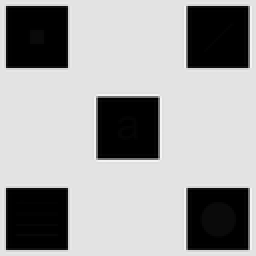
%> input picture Matlab/LocalHistogramEqualization/LocalHistIgnoringBoundary/HistEQMasking.tif, 128 x 128 px, shrunk from 512 x 512 before the run (shown 2 times larger)
$ octave --eval "histogram_equalization_masking;"   (GNU Octave 9; MATLAB toolbox functions it lacks are replaced by stand-ins)
%> lines starting %> are read from the running program, lines starting %| are printed output that depends on the picture
function histogram_equalization_masking
    clear all;
    close all;
    clc;

    %% Inputs
    inputImage = imread('HistEQMasking.tif');
%> inputImage is the input picture: size 128x128 uint8; min 0, max 245, mean 161
    [rows, cols] = size(inputImage);
%> rows = 128; cols = 128
    kernelSize = input('Enter Kernel Function dimensions = ');
%> the answer given: 3
    padSize = floor(kernelSize / 2);

    %% Histogram Equalization By Masking (Ignoring Boundary)
    outputImage = apply_histogram_equalization(inputImage, rows, cols, kernelSize, padSize);

    %% Plotting
    figure, imshow(inputImage); title('Main Image');
    figure, imshow(outputImage); title(['Output Image by Kernel Dimensions = ', num2str(kernelSize)]);
    figure, imhist(inputImage); title('Histogram of Input Image');
    figure, imhist(outputImage); title('Histogram of Output Image');
end

function outputImage = apply_histogram_equalization(inputImage, rows, cols, kernelSize, padSize)
%> called with rows = 128, cols = 128, kernelSize = 3, padSize = 1
    outputImage = zeros(rows - kernelSize + 1, cols - kernelSize + 1);

    for i = (kernelSize - padSize):(rows - padSize)
        for j = (kernelSize - padSize):(cols - padSize)
            localRegion = inputImage(i - padSize:i + padSize, j - padSize:j + padSize);
            histEqRegion = histogram_equalize(localRegion, kernelSize);
            outputImage(i - padSize, j - padSize) = histEqRegion(padSize + 1, padSize + 1);
        end
    end
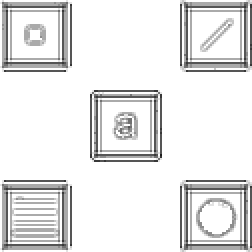
%> outputImage: size 126x126 double (shown 2 times larger); min 0.111, max 1, mean 0.909
end

function histEqRegion = histogram_equalize(localRegion, kernelSize)
    histEqRegion = zeros(kernelSize, kernelSize);

    %% Calculate Histogram
    histVec = zeros(1, 256);
    for i = 1:kernelSize
        for j = 1:kernelSize
            histVec(localRegion(i, j) + 1) = histVec(localRegion(i, j) + 1) + 1;
        end
    end

    %% Histogram Equalization
    probVec = histVec / (kernelSize * kernelSize);
    cumHist = zeros(1, 256);
    cumHist(1) = probVec(1);
    for i = 2:256
        cumHist(i) = cumHist(i - 1) + probVec(i);
    end

    for i = 1:kernelSize
        for j = 1:kernelSize
            histEqRegion(i, j) = cumHist(localRegion(i, j) + 1);
        end
    end
end
%> in histogram_equalization_masking, `title('Histogram of Input Image')`:
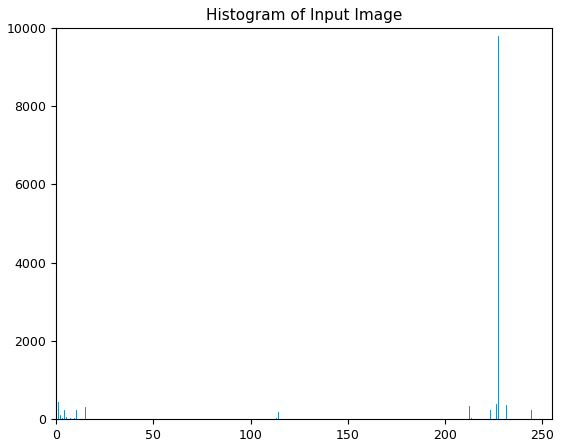
%> figure redrawn from the program's plot data; highest point at x = 227, y = 9807
%> `histogram_equalization_masking;`:
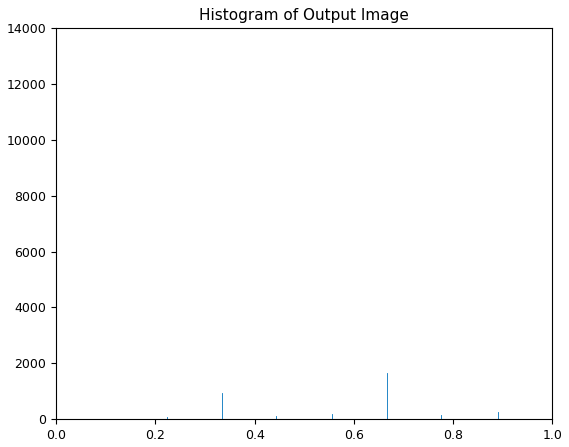
%> figure redrawn from the program's plot data; highest point at x = 1, y = 12525
